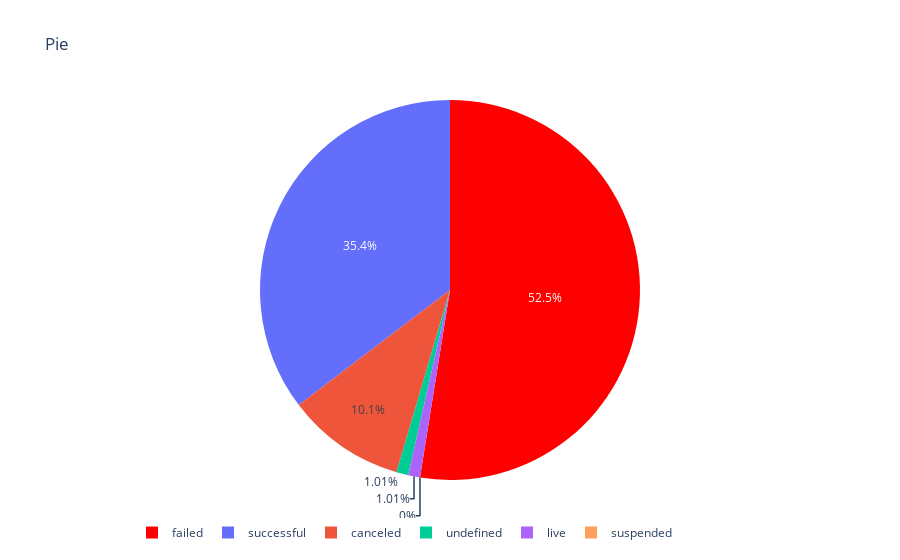

The code cell stored with this chart in its notebook:
### Code cell
trace = go.Pie(
    labels=success_rate.index,
    values=success_rate,
    marker=dict(colors=['red'])
)

layout = go.Layout(
    title='Pie',
    legend=dict(orientation='h')
)

data = [trace]
fig = go.Figure(data, layout=layout)
iplot(fig)

### Figure 1 — Plotly figure (JSON) as saved in the notebook; plotly's stock layout.template omitted (floating-point values rounded to 4 significant figures)
{"data": [{"labels": ["failed", "successful", "canceled", "undefined", "live", "suspended"], "marker": {"colors": ["red"]}, "type": "pie", "values": [0.52, 0.35, 0.1, 0.01, 0.01, 0]}], "layout": {"legend": {"orientation": "h"}, "title": {"text": "Pie"}}}
